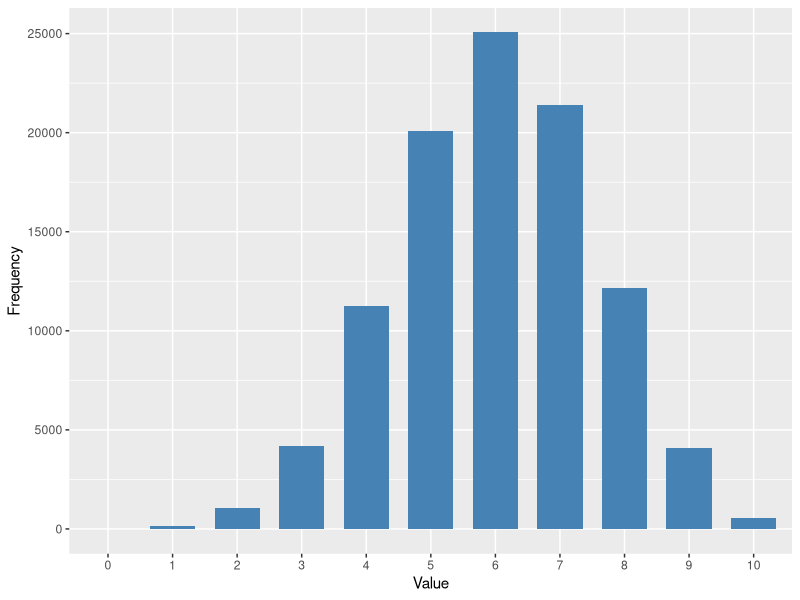
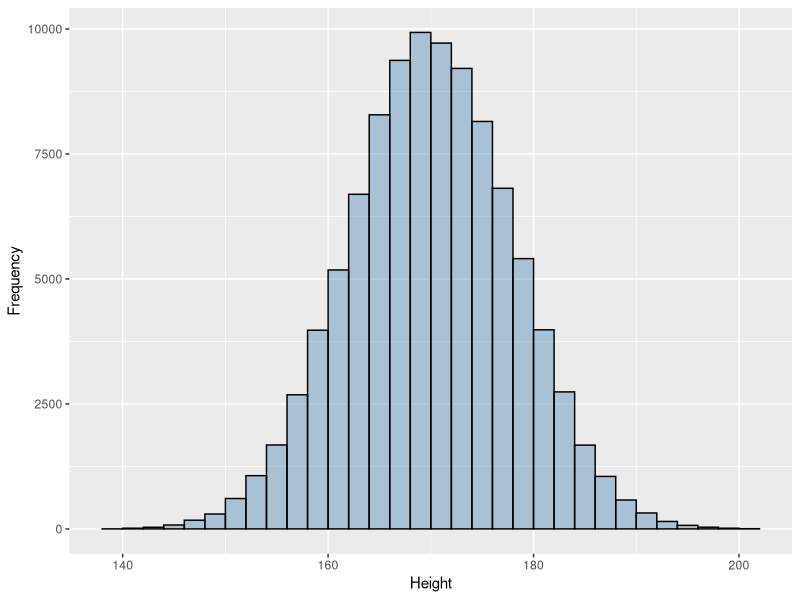

Here is the R script that generated these plots, in order:
## ---- chunk 1
library(ggplot2)
library(dplyr)
## ---- chunk 2
# A fun exercise to simulate the rolling of a fair die
# Sampling space for rolling a pair of fair dice
s = c(1:6)

# Corresponding probabilities
p = 1/6*replicate(6, 1)
print(p)

# The sampling process
sample(s, 1, replace = TRUE, prob = p)
sample(s, 2, replace = TRUE, prob = p)

nsimulations =10
#replicate(nsimulations, sample(s, 1, replace = TRUE, prob = p))

simulatedData = replicate(nsimulations, sample(s, 2, replace = TRUE, prob = p))
str(simulatedData)
print(simulatedData)
## ---- chunk 3
nsimulations =1e5
simulatedData = replicate(nsimulations, sample(s, 2, replace = TRUE, prob = p))
# Function to check if the sum of the rolls is at least 7
checkEvent = function(data){
  if (sum(data) >= 7){
    return(1)
  } else {
    return(0)
  }
}

# Probability that the sum of the rolls is at least 7
#print(simulatedData)
apply(simulatedData, 2, checkEvent)
mean(apply(simulatedData, 2, checkEvent))
# Function to check if the first roll is even
checkEvent1 = function(data){
  if (data[1] %% 2 ){
    return(1)
  } else {
    return(0)
  }
}

# Probability that the first roll is even
mean(apply(simulatedData, 2, checkEvent1))
## ---- chunk 4
# Simulating a discrete random variable (n=10, p =0.6)
n = 10
p = 0.6
nsimulations = 1e05
simulatedData = rbinom(nsimulations, n, p)
df = as.data.frame(table(simulatedData))
colnames(df) = c('Value', 'Frequency')
#head(df)
p = ggplot(data =df ) + 
  geom_col(aes(x = Value, y =Frequency), width = 0.7 , fill = 'steelblue') +
  labs(x = 'Value' , y = 'Frequency')
  ggtitle('Simulating binomial random variable') +
  theme_minimal()
p
#rpois(100, lambda = 10)
## ---- chunk 5
# Simulating a continuous random variable
mu =170
sigma =8
nsimulations = 1e05
simulateddata = rnorm(nsimulations, mean =mu, sd = sigma )
df = as.data.frame(simulateddata)
colnames(df) = 'Height'
#head(df)
#mean(df['Height'] >=170 & df['Height'] <=171 )
delta =2
p1 = ggplot(data =df ) + 
  geom_histogram(aes(x = Height, y = ..count..), breaks = seq(mu-4*sigma, mu+4*sigma, by = delta), color = 'black' , fill = 'steelblue', alpha = 0.4) +
labs(x = 'Height' , y = 'Frequency')
p1
